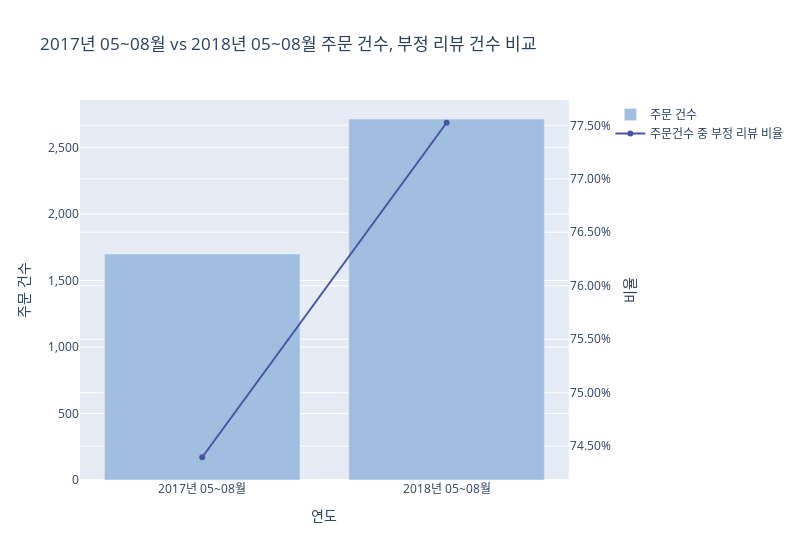

Write notebook code for a chart like this one.
### Code cell
import chart_studio
from chart_studio.plotly import plot, iplot


fig = make_subplots(specs=[[{"secondary_y": True}]])

# 주문 건수 데이터
num_2018 = df5[df5['date'] > '2018-04']['order_id'].count()
num_2017 = df5[(df5['date'] > '2017-04') & (df5['date'] < '2017-09')]['order_id'].count()

# 부정 리뷰 건수 데이터
text_2018 = df5[df5['date'] > '2018-04']['review_comment_message'].count()
text_2017 = df5[(df5['date'] > '2017-04') & (df5['date'] < '2017-09')]['review_comment_message'].count()

# 부정리뷰건수 / 주문건수 -> 비율
ratio_2017 = text_2017/num_2017
ratio_2018 = text_2018/num_2018

# 첫 번째 그래프 추가 (막대 그래프)
fig.add_trace(
    go.Bar(
        x=['2017년 05~08월', '2018년 05~08월'],
        y=[num_2017, num_2018],
        name='주문 건수',
        marker_color='#A0BFE0'  # 막대 그래프 색상 지정
    ),
    secondary_y=False
)

# 두 번째 그래프 추가 (라인 플롯)
fig.add_trace(
    go.Scatter(
        x=['2017년 05~08월', '2018년 05~08월'],
        y=[ratio_2017, ratio_2018],
        name='주문건수 중 부정 리뷰 비율',
        mode='lines+markers',
        line=dict(color='#4A55A2'),  # 라인 플롯 색상 지정
        marker=dict(color='#4A55A2')
    ),
    secondary_y=True
)

# 레이아웃 설정
fig.update_layout(
    title='2017년 05~08월 vs 2018년 05~08월 주문 건수, 부정 리뷰 건수 비교',  # 전체 그래프의 제목
    xaxis=dict(title='연도'),
    yaxis=dict(title='주문 건수',tickformat=',d'),
    yaxis2=dict(title='비율', overlaying='y', side='right', tickformat='.2%'),
    legend=dict(),
    width=800
)

fig.show()

chart_studio.tools.set_credentials_file(username='ghktkf7788', api_key='D9ASyMzNm4ltyTqLQ8CH')
plot(fig, filename = '2017년 05~08월 vs 2018년 05~08월 주문 건수, 부정 리뷰 건수 비교', auto_open=True)

### Figure 1 — Plotly figure (JSON) as saved in the notebook; plotly's stock layout.template omitted (floating-point values rounded to 4 significant figures)
{"data": [{"marker": {"color": "#A0BFE0"}, "name": "주문 건수", "type": "bar", "x": ["2017년 05~08월", "2018년 05~08월"], "xaxis": "x", "y": [1699, 2714], "yaxis": "y"}, {"line": {"color": "#4A55A2"}, "marker": {"color": "#4A55A2"}, "mode": "lines+markers", "name": "주문건수 중 부정 리뷰 비율", "type": "scatter", "x": ["2017년 05~08월", "2018년 05~08월"], "xaxis": "x", "y": [0.744, 0.7752], "yaxis": "y2"}], "layout": {"title": {"text": "2017년 05~08월 vs 2018년 05~08월 주문 건수, 부정 리뷰 건수 비교"}, "width": 800, "xaxis": {"anchor": "y", "domain": [0, 0.94], "title": {"text": "연도"}}, "yaxis": {"anchor": "x", "domain": [0, 1], "tickformat": ",d", "title": {"text": "주문 건수"}}, "yaxis2": {"anchor": "x", "overlaying": "y", "side": "right", "tickformat": ".2%", "title": {"text": "비율"}}}}
